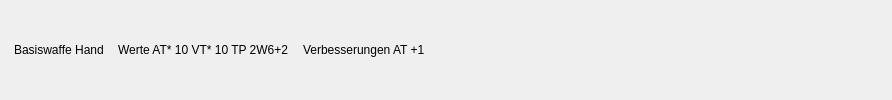
      <widget class="QWidget" name="labelContainerW4" native="true">
       <layout class="QHBoxLayout" name="horizontalLayout_14">
        <property name="spacing">
         <number>0</number>
        </property>
        <property name="leftMargin">
         <number>0</number>
        </property>
        <property name="topMargin">
         <number>0</number>
        </property>
        <property name="rightMargin">
         <number>0</number>
        </property>
        <property name="bottomMargin">
         <number>0</number>
        </property>
        <item>
         <widget class="QLabel" name="labelW4Basis">
          <property name="minimumSize">
           <size>
            <width>0</width>
            <height>30</height>
           </size>
          </property>
          <property name="text">
           <string>Basiswaffe Hand</string>
          </property>
          <property name="margin">
           <number>0</number>
          </property>
          <property name="indent">
           <number>14</number>
          </property>
         </widget>
        </item>
        <item>
         <widget class="QLabel" name="labelW4Werte">
          <property name="minimumSize">
           <size>
            <width>0</width>
            <height>30</height>
           </size>
          </property>
          <property name="text">
           <string>Werte AT* 10 VT* 10 TP 2W6+2</string>
          </property>
          <property name="indent">
           <number>14</number>
          </property>
         </widget>
        </item>
        <item>
         <widget class="QLabel" name="labelW4Mods">
          <property name="minimumSize">
           <size>
            <width>0</width>
            <height>30</height>
           </size>
          </property>
          <property name="text">
           <string>Verbesserungen AT +1</string>
          </property>
          <property name="indent">
           <number>14</number>
          </property>
         </widget>
        </item>
        <item>
         <spacer name="horizontalSpacer_5">
          <property name="orientation">
           <enum>Qt::Horizontal</enum>
          </property>
          <property name="sizeHint" stdset="0">
           <size>
            <width>467</width>
            <height>20</height>
           </size>
          </property>
         </spacer>
        </item>
       </layout>
      </widget>
